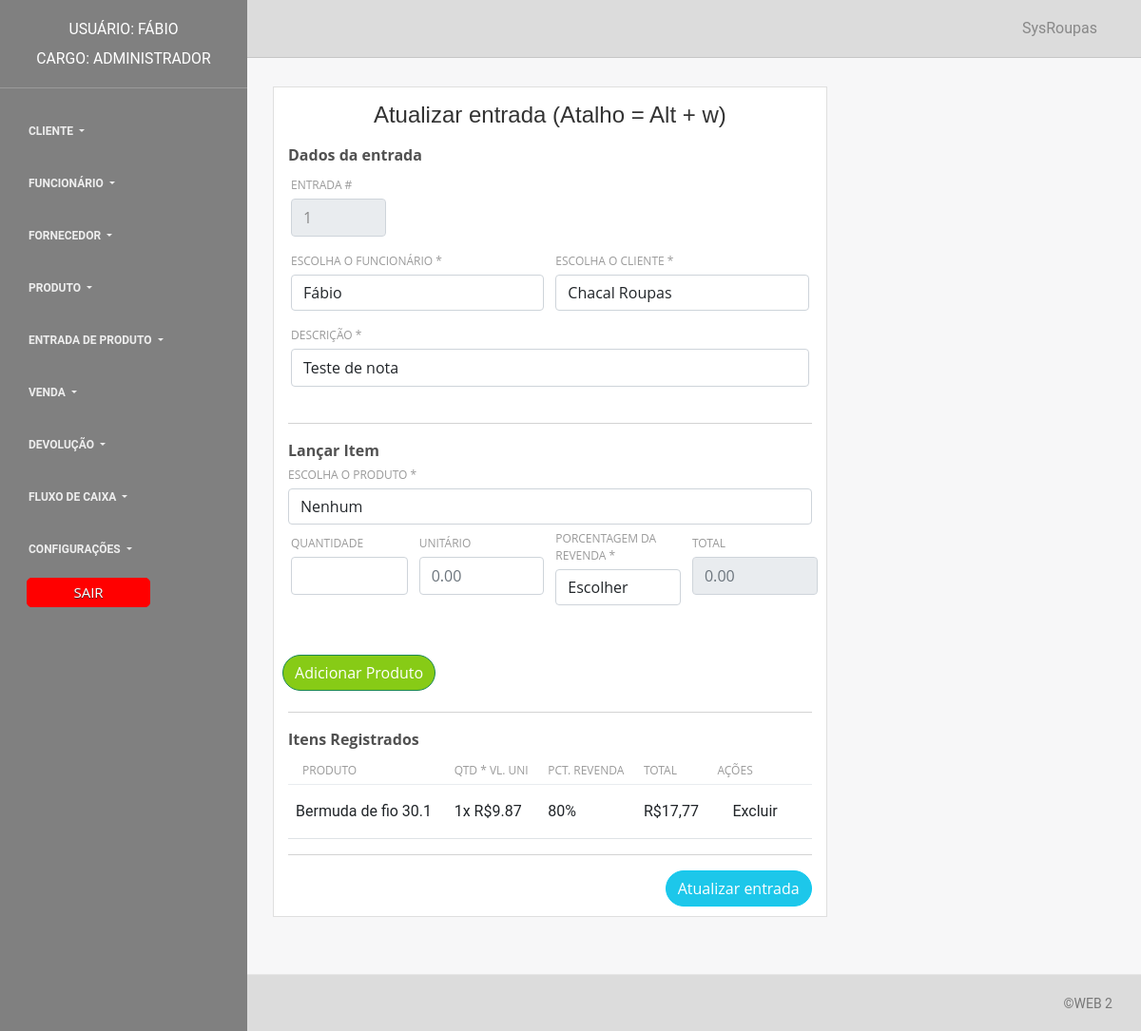
Screenshot of /form_crud/form_update_notaentrada.php?id=1 (signed in) with the database file from the repository.
### tables this page shows
CREATE TABLE `entrada` (
  `cd_entrada` int(11) NOT NULL,
  `cd_funcionario` int(11) NOT NULL,
  `cd_fornecedor` int(11) NOT NULL,
  `descricao` varchar(255) DEFAULT '''Pagamento á vista''',
  `data_venda` timestamp NOT NULL DEFAULT current_timestamp() ON UPDATE current_timestamp()
);

CREATE TABLE `fornecedor` (
  `cd_fornecedor` int(11) NOT NULL,
  `nome` varchar(50) NOT NULL,
  `cnpj` char(18) NOT NULL,
  `telefone` char(14) NOT NULL,
  `email` varchar(50) NOT NULL,
  `estado` varchar(30) NOT NULL,
  `cidade` varchar(30) NOT NULL,
  `bairro` varchar(30) NOT NULL,
  `endereco` varchar(30) NOT NULL,
  `numero` int(11) NOT NULL
);

CREATE TABLE `produtos_entrada` (
  `cd_produto_entrada` int(11) NOT NULL,
  `cd_entrada` int(11) NOT NULL,
  `cd_produto` int(11) NOT NULL,
  `valor_item` decimal(7,2) NOT NULL,
  `porcentagem_revenda` int(11) NOT NULL DEFAULT 0,
  `quantidade` int(11) NOT NULL,
  `data_entrada` timestamp NOT NULL DEFAULT current_timestamp()
);

CREATE TABLE `compra_produto` (
  `cd_produto` int(11) NOT NULL,
  `nome` varchar(30) NOT NULL,
  `tipo` varchar(191) DEFAULT NULL,
  `marca` varchar(30) NOT NULL,
  `codigo_barra` char(15) NOT NULL,
  `cor` varchar(30) NOT NULL,
  `tamanho` varchar(2) NOT NULL,
  `genero` char(1) NOT NULL,
  `quantidade` int(11) NOT NULL,
  `valor_compra` decimal(7,2) NOT NULL,
  `porcentagem_revenda` int(11) NOT NULL,
  `valor_revenda` decimal(7,2) NOT NULL,
  `data_compra` timestamp NOT NULL DEFAULT current_timestamp()
);

### form_crud/form_update_notaentrada.php (the view, shortened to what this page needs)
<?php
require_once '../conexao/conexao.php';
try {
	$selecao = "SELECT * FROM entrada WHERE cd_entrada = :id";
	$resultadoentrada = $conexao->prepare($selecao);
	$resultadoentrada->execute([":id" => $_GET['id']]);
	$dadosentrada = $resultadoentrada->fetch();
	$selecao = "SELECT produtos_entrada.*, compra_produto.nome, compra_produto.valor_revenda
	FROM produtos_entrada
	LEFT JOIN compra_produto ON compra_produto.cd_produto = produtos_entrada.cd_produto
	WHERE cd_entrada = :id";
	$resultadoProdutos = $conexao->prepare($selecao);
	$resultadoProdutos->execute([":id" => $_GET['id']]);
	$produtosentrada = $resultadoProdutos->fetchAll();
	$seleciona_cliente = $conexao->query("SELECT cd_fornecedor, nome FROM fornecedor ORDER BY cd_fornecedor");
	$resultado_cliente = $seleciona_cliente->fetchAll();
} catch (PDOException $falha_selecao) {
	echo "A listagem de dados não foi feita" . $falha_selecao->getMessage();
	die;
} catch (Exception $falha) {
	echo "Erro não característico do PDO" . $falha->getMessage();
	die;
}
?>
<!DOCTYPE html>
<html lang="en">
<head>
	<link rel="stylesheet" href="/web/css/estiloBotao.css" />
	<?php include(dirname(__FILE__) . '/../layout/css.php'); ?>
</head>
<body>
	<div class="wrapper">
		<?php include(dirname(__FILE__) . '/../layout/menu.php'); ?>
		<div class="main-panel">
			<nav class="navbar navbar-expand-lg " color-on-scroll="500" style="background-color: #DCDCDC">
				<div class="container-fluid">
					<div class="collapse navbar-collapse justify-content-end" id="navigation">
						<ul class="navbar-nav ml-auto">
							<li class="nav-item">
								<a class="nav-link" href="#">
									<span class="no-icon">SysRoupas</span>
								</a>
							</li>
						</ul>
					</div>
				</div>
			</nav>
			<div class="content">
				<div class="container-fluid">
					<div class="row">
						<div class="col-md-8">
							<div class="card">
								<div class="card-header">
									<h4 class="card-title">Atualizar entrada (Atalho = Alt + w)</h4>
								</div>
								<div class="card-body">
									<form method="POST" id="cad_ven" autocomplete="off" action="/web/crud/update_entrada.php" onsubmit="exibirNome()">
										<fieldset>
											<div class="campos">
												<b>Dados da entrada</b>
												<div class="row">
													<div class="col-md-4">
															<label>entrada #</label>
															<input style="max-width: 100px;" type="number" name="cd_entrada" value="<?= $dadosentrada['cd_entrada']; ?>" step="any" readonly placeholder="0.00" class=" form-control" title="Campo para exibir valor total do item" min="0">
													</div>
												</div>
												<div class="row">
													<div class="col-md-6">
														<label>Escolha o funcionário *</label>
														<select name="cd_funcionario" class="cd_funcionario form-control" required="" title="Caixa de seleção para escolher o funcionário" accesskey="w">
															<option title="<?= $_SESSION['nome_usuario'] ?>" value="<?= $_SESSION['id_usuario'] ?>"><?= $_SESSION['nome_usuario'] ?></option>
														</select>
													</div>
													<div class="col-md-6">
														<label> Escolha o cliente *</label>
														<select name="cd_fornecedor" class="cd_fornecedor form-control" required="" title="Caixa de seleção para escolher o cliente">
															<?php foreach ($resultado_cliente as $v3) {
																echo '<option ' . ($v3['cd_fornecedor'] == $dadosentrada['cd_fornecedor'] ? "selected" : "") . ' title="' . $v3["nome"] . '" value="' . $v3['cd_fornecedor'] . '">' . $v3['nome'] . '</option>';
															} ?>
														</select>
													</div>
												</div>
												<div class="row">
													<div class="col-md-12">
														<div class="form-group">
															<label>Descrição *</label>
															<input type="text" value="<?= $dadosentrada['descricao']; ?>" name="descricao" title="Campo para inserir a descrição do nota" id="descricao" class="form-control" placeholder="" required>
														</div>
													</div>
												</div>
												<div class="campo_0">
													<hr>
													<b>Lançar Item</b>
													<div class="produto">
														<div class="relative" style="position: relative;">
															<label>Escolha o produto *</label>
															<select onChange="buscaDados(this)" id="produto" class="form-control" title="Caixa de seleção para escolher o produto">
																<option value="" title="Por padrão a opção é vazia, escolha abaixo o produto desejado"> Nenhum </option>
															</select>
														</div>
														<div class="row">
															<div class="col-md-3">
																<label> Quantidade</label>
																<input type="number" id="produto_quantidade" class=" form-control" title="Campo para inserir a quantidade de produtos para entrada" min="0">
															</div>
															<div class="col-md-3">
																<label> Unitário</label>
																<input type="number" id="produto_valor" step="any" onkeypress="$(this).mask('00000.00', {reverse:true})" placeholder="0.00" pattern="\d+" class="valor_item form-control" title="Campo exibir valor do item">
															</div>
															<div class="col-md-3">
																<div class="form-group">
																	<label>Porcentagem da revenda *</label>
																	<select onclick="calcularValores()" class="form-control" name="porcentagem_revenda" id="porcentagem_revenda" title="Caixa de seleção para escolher a porcentagem de revenda do produto" class="form-control" placeholder="">
																		<option value="">Escolher</option>
																	</select>
																</div>
															</div>
															<div class="col-md-3">
																<label> Total</label>
																<input type="number" id="produto_total" step="any" readonly placeholder="0.00" class=" form-control" title="Campo para exibir valor total do item" min="0">
															</div>
															<div class="col-md-3 d-flex align-items-center mt-4">
																<button class="d-inline-flex btn btn-success btn-round btn-fill pull-right" type="button" id="adicionar">Adicionar Produto</button>
															</div>
														</div>
													</div>
												</div>
											</div>
											<hr>
											<b>Itens Registrados</b>
											<div class="">
												<table class="table table-responsive">
													<thead>
														<tr>
															<th scope="col">Produto</th>
															<th scope="col">Qtd * Vl. Uni</th>
															<th scope="col">PCT. Revenda</th>
															<th scope="col">Total</th>
															<th scope="col">Ações</th>
														</tr>
													</thead>
													<tbody id="table_itens">
														<?php foreach ($produtosentrada as $p) {
															$idUniq = uniqid();
														?>
															<tr class="item_registrado" id="item_<?= $idUniq; ?>">
																<td><?= $p['nome']; ?> </td>
																<td><?= $p['quantidade']; ?>x R$<?= $p['valor_item']; ?> </td>
																<td><?= $p['porcentagem_revenda']; ?>%</td>
																<td>R$<?= number_format($p['quantidade']*$p['valor_revenda'],2,',',''); ?></td>
																<td><a class="dropdown-item" style="border-radius: 20px;" href="#" onClick="excluirProdutoEntrada(<?= $p['cd_produto_entrada']; ?>,'<?= $idUniq; ?>');">Excluir</a></td>
															</tr>
														<?php } ?>
													</tbody>
												</table>
												<hr>
											</div>
											<button class="btn btn-info btn-fill btn-round pull-right" name="Atualizar" title="Botão para cadastrar a entrada" onclick=""> Atualizar entrada </button>
										</fieldset>
									</form>
								</div>
							</div>
						</div>
					</div>
				</div>
			</div>
			<footer class="footer" style="background-color: #DCDCDC">
				<div class="container-fluid">
					<nav>
						<p class="copyright text-center">
							©WEB 2
						</p>
					</nav>
				</div>
			</footer>
		</div>
	</div>
</body>
</html>

### css/style.css (style rules this page uses)
:root { --font-family-sans-serif: "Open Sans", -apple-system, BlinkMacSystemFont, "Segoe UI", Roboto, "Helvetica Neue", Arial, sans-serif, "Apple Color Emoji", "Segoe UI Emoji", "Segoe UI Symbol", "Noto Color Emoji"; }
*, *::before, *::after { -webkit-box-sizing: border-box; box-sizing: border-box; }
html { font-family: sans-serif; line-height: 1.15; -webkit-text-size-adjust: 100%; -webkit-tap-highlight-color: rgba(0, 0, 0, 0); }
body { margin: 0; font-family: "Open Sans", -apple-system, BlinkMacSystemFont, "Segoe UI", Roboto, "Helvetica Neue", Arial, sans-serif, "Apple Color Emoji", "Segoe UI Emoji", "Segoe UI Symbol", "Noto Color Emoji"; font-size: 1rem; font-weight: 400; line-height: 1.5; color: #515151; text-align: left; background-color: #FFFFFF; }
h1, h2, h3, h4, h5, h6 { margin-top: 0; margin-bottom: 0.5rem; }
p { margin-top: 0; margin-bottom: 1rem; }
a { color: #3f84fc; text-decoration: none; background-color: transparent; }
h1, h2, h3, h4, h5, h6, .h1, .h2, .h3, .h4, .h5, .h6 { font-family: "Nunito", sans-serif; margin-bottom: 0.5rem; font-weight: 500; line-height: 1.2; }
.card { position: relative; display: -webkit-box; display: -webkit-flex; display: -ms-flexbox; display: flex; -webkit-box-orient: vertical; -webkit-box-direction: normal; -webkit-flex-direction: column; -ms-flex-direction: column; flex-direction: column; min-width: 0; word-wrap: break-word; background-color: #fff; background-clip: border-box; border: 1px solid rgba(0, 0, 0, 0.125); border-radius: 0; }
.card-body { -webkit-box-flex: 1; -webkit-flex: 1 1 auto; -ms-flex: 1 1 auto; flex: 1 1 auto; padding: 1.25rem; }
.card-header { padding: 0.75rem 1.25rem; margin-bottom: 0; background-color: rgba(0, 0, 0, 0.03); border-bottom: 1px solid rgba(0, 0, 0, 0.125); text-align: center; }
.card .table tbody td:last-child, .card .table thead th:last-child { display: revert; }

### rows the page displays
entrada: cd_entrada "1", cd_fornecedor "Chacal Roupas", descricao "Teste de nota"
produtos_entrada: cd_produto.nome "Bermuda de fio 30.1", quantidade "1", valor_item "9.87", porcentagem_revenda "80", $p['quantidade']*$p['valor_revenda'] "17,77"

### other values shown
$_SESSION['nome_usuario'] "FÁBIO"
$_SESSION['cargo_usuario'] "ADMINISTRADOR"
form field cd_funcionario "Fábio"
